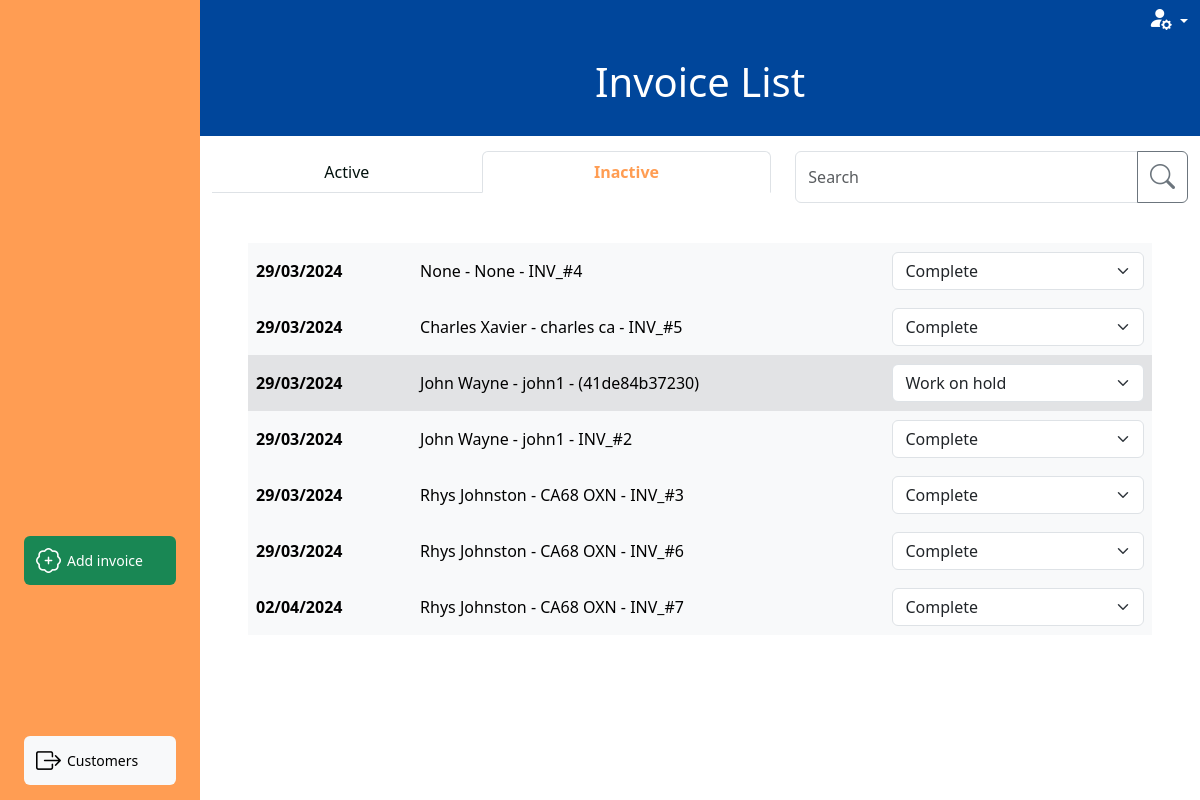
The app's page /invoices/invoice_list?filter=inactive with its own data.
### invoice/models.py (models this page shows, shortened)
class Invoice(models.Model):
    class InvoiceStatus(models.IntegerChoices):
        WORK_ON_HOLD = 1, 'Work on hold'
        OPEN = 2, 'Open'
        READY_FOR_PROCESSING = 3, 'Ready for processing'
        READY_FOR_VERIFICATION = 4, 'Ready for verification'
        SENT_TO_CUSTOMER = 5, 'Sent to customer'
        COMPLETE = 6, 'Complete'
    inv_number = models.CharField(
        max_length=10, null=True, editable=False)
    inv_integer = models.PositiveIntegerField(null=True, editable=False)
    customer = models.ForeignKey(
        Customer, on_delete=models.PROTECT, related_name='invoices',
        blank=True, null=True)
    vehicle = models.ForeignKey(
        Vehicle, on_delete=models.PROTECT, related_name='invoices',
        blank=True, null=True)
    date_in = models.DateTimeField(blank=True, null=True)
    mileage = models.PositiveIntegerField(blank=True, null=True)
    status = models.PositiveSmallIntegerField(
        choices=InvoiceStatus.choices, blank=True, null=True)
    active = models.BooleanField(default=True, blank=True, null=True)
    parts_total = models.PositiveIntegerField(blank=True, null=True)
    labour_total = models.PositiveIntegerField(blank=True, null=True)
    subtotal = models.PositiveIntegerField(blank=True, null=True)
    vat_total = models.PositiveIntegerField(blank=True, null=True)
    grand_total = models.PositiveIntegerField(blank=True, null=True)
    slug = models.SlugField(max_length=100, unique=True, blank=False, null=False)
    unique_id = models.CharField(null=True, blank=True, max_length=100)
    def __str__(self):
        if self.inv_integer:
            result = f'{self.customer} - {self.vehicle} - {self.inv_number}'
        elif self.customer and self.vehicle:
            result = f'{self.customer} - {self.vehicle} - ({self.unique_id})'
        elif self.customer or self.vehicle:
            result = f'{self.customer or self.vehicle} - ({self.unique_id})'
        else:
            result = f'Blank invoice - ({self.unique_id})'
        return result

### customer/models.py (models this page shows, shortened)
class Customer(models.Model):
    class CustomerType(models.IntegerChoices):
        TRADE = 1, 'Trade'
        PRIVATE = 2, 'Private'
    class PaymentTerms(models.IntegerChoices):
        PIA = 1, 'Payment in advance'
        NET_7 = 2, '7 days'
        NET_14 = 3, '14 days'
        NET_30 = 4, '30 days'
        NET_60 = 5, '60 days'
    name = models.CharField(max_length=20, blank=False, null=False)
    friendly_name = models.CharField(max_length=10, blank=True, null=True)
    type = models.PositiveSmallIntegerField(
        choices=CustomerType.choices, blank=True, null=True)
    address_line_1 = models.CharField(max_length=27, blank=True, null=True)
    address_line_2 = models.CharField(max_length=27, blank=True, null=True)
    city_region = models.CharField(max_length=27, blank=True, null=True)
    postcode = models.CharField(max_length=10, blank=True, null=True)
    contact_number_primary = models.CharField(max_length=20, blank=True, null=True)
    email = models.CharField(max_length=20, blank=True, null=True)
    payment_terms = models.PositiveSmallIntegerField(
        choices=PaymentTerms.choices, blank=True, null=True)
    active = models.BooleanField(default=True, blank=True, null=True)
    slug = models.SlugField(max_length=100, unique=True, blank=False, null=False)
    def __str__(self):
        return self.name

class Vehicle(models.Model):
    customer = models.ForeignKey(
        Customer, blank=False, null=False, on_delete=models.CASCADE)
    registration = models.CharField(max_length=10, null=False, blank=False)
    make = models.CharField(max_length=27, blank=True, null=True)
    model = models.CharField(max_length=27, blank=True, null=True)
    active = models.BooleanField(default=True, blank=True, null=True)
    slug = models.SlugField(max_length=100, unique=True, blank=False, null=False)
    def __str__(self):
        return self.registration

### invoice/views.py (the view, shortened to what this page needs)
# urls.py: path('invoice_list', views.invoice_list, name='invoice_list'),
def invoice_list(request):
    create_invoice_form = InvoiceForm(initial={'status': 2})
    invoices = Invoice.objects.all()
    query = None
    filter_mapping = {
        'active': [2, 3, 4],
        'pending': [5,],
        'inactive': [1, 6]
    }
    filter = 'active'
    if request.method == 'GET':
        if 'filter' in request.GET:
            filter = request.GET['filter']
    status_to_filter = filter_mapping.get(filter)
    invoices=invoices.filter(status__in=status_to_filter)
    status_class_map = {
        1: 'secondary',
        2: 'light',
        3: 'success',
        4: 'warning',
        5: 'danger',
        6: 'light'
    }
    context = {
        'create_invoice_form': create_invoice_form,
        'invoices': invoices,
        'search_term': query,
        'filter_status': filter,
        'status_class_map': status_class_map,
        'available_status_map': available_status_full_dict_map
    }
    return render(request, 'invoice/invoice_list.html', context)

### invoice/context_processors.py (called while the page is built)
def user_creds(request):
    return {
        'Mechanic': request.user.groups.filter(name='Mechanic').exists(),
        'Accounts': request.user.groups.filter(name='Accounts').exists(),
        'Foreman': request.user.groups.filter(name='Foreman').exists(),
    }

### invoice/forms.py (called while the page is built)
def add_or_edit_path(slug, type):
    if slug:
        path = reverse('edit_'+type, args=[slug])
    else:
        path = reverse('create_'+type)
    return path

def add_or_edit_modal(slug, type, layout):
    if slug:
        layout
    else:
        layout = Modal(
            layout,
            css_id=type+"_modal",
            title="Add "+type.capitalize(),
            css_class="modal-lg h-100 overflow-y-auto"
        )
    return  layout

    def create_option(self, name, value, label, selected, index, subindex=None, attrs=None):
        option = super().create_option(
            name, value, label, selected, index, subindex=subindex, attrs=attrs)
        try:
            instance = self.choices.queryset.get(pk=value.value)
            option_fk = instance.customer.id
            if option_fk:
                option['attrs']['class'] = option_fk
        except:
            option['attrs']['class'] = 'no_customer'
        return option

### invoice/templatetags/custom_tags.py (called while the page is built)
@register.filter
def get_dict_value(key_to_search, dict):
    return dict.get(key_to_search, {})

@register.filter
def date_uk(value):
    return formats.date_format(value, "d/m/Y")

### invoice/templates/invoice/invoice_list.html (shortened to what this page needs)
{% extends "base_dashboard.html" %}
{% load static %}
{% load crispy_forms_tags %}
{% load custom_tags %}
{% block css %}
{{ block.super }}
<link rel="stylesheet" href="{% static 'invoice/css/invoice.css' %}">
{% endblock %}
{% block page_heading %}Invoice List{% endblock %}
{% block side_menu_action_items %}
<a type="button" data-bs-toggle="modal" data-bs-target="#invoice_modal" class="btn side-menu-link btn-success"><i
        class="bi bi-patch-plus"></i> <span>Add invoice</span></a>
{% endblock side_menu_action_items %}
{% block side_menu_nav_items %}
<a href="{% url 'customer_list' %}" class="btn side-menu-link btn-light"><i
        class="bi bi-box-arrow-right"></i><span>Customers</span></a>
{% endblock side_menu_nav_items %}
{% block filter_search %}
<div class="col-7 d-none d-lg-block mb-4">
    <ul class="nav nav-tabs nav-fill" role="navigation">
        <li class="nav-item">
            <a class="nav-link {% if filter_status == 'active' %}active" aria-current="page" {% else %}" {% endif %}
            href="{% url 'invoice_list' %}">Active</a>
        </li>
        <li class="nav-item">
            <a class="nav-link {% if filter_status == 'inactive' %}active" aria-current="page" {% else %}" {% endif %}
            href="{% url 'invoice_list' %}?filter=inactive">Inactive</a>
        </li>
    </ul>
</div>
<div class="col-lg-5 d-none d-lg-block ">
    <form action="{% url 'invoice_list' %}" method="GET">
        {% include 'includes/searchbar.html' %}
    </form>
</div>
{% endblock %}
{% block dashboard_content %}
<div class="table-responsive">
    <table class="table table-hover align-middle invoice-list-table">
        <tbody>
            {% if invoices %}
                {% for invoice in invoices %}
                    {% with status=invoice.status %}
                        {% if status == 1 and Mechanic or status == 3 and Mechanic %}
                        {% elif status == 4 and not Accounts %}
                        {% else %}
                        <tr class="table-{{ invoice.status|get_dict_value:status_class_map }}">
                            <th scope="row " class="d-none d-lg-table-cell">
                                <a href="{% url 'invoice_summary' invoice.slug %}">{{invoice.date_in|date_uk}}</a>
                            </th>
                            <td class="d-none d-lg-table-cell">
                                <a href="{% url 'invoice_summary' invoice.slug %}">{{invoice}}</a>
                            </td>
                            <td class="d-none d-md-table-cell">
                                <form action="{% url 'invoice_list' %}" method="POST" id="invoice_change_status_{{invoice.pk}}">
                                    <select class="form-select" aria-label="Default select example" onchange="submitForm(this)"
                                        name="status">
                                        <option selected disabled>{{invoice.get_status_display}}</option>
                                    </select>
                                </form>
                            </td>
                        </tr>
                        {% endif %}
                    {% endwith %}
                {% endfor %}
            {% else %}
            <div class="text-center">
                <h5>No results</h5>
            </div>
            {% endif %}
        </tbody>
    </table>
</div>
{% endblock %}

### static/css/base.css (style rules this page uses)
html { height: 100%; overflow: hidden; }
a { color: black; text-decoration: none; }
i { font-size: 25px; }
.side-menu-link { display: flex; align-items: center; font-size: 14px; font-weight: 500; border:none; width: 100%; margin-bottom: 15px; }
.side-menu-link > i { font-size: 25px; margin-right: 6px; }
tr { line-height: 40px; }
th > a, td > a { text-decoration: none; display:block }
.invoice-list-table tr, .invoice-list-table td, .invoice-list-table th, .bottom-row, .bottom-row td { border: none!important; }

### invoice/static/invoice/css/invoice.css (style rules this page uses)
.nav-item .nav-link { color: #03120E; }
.nav-tabs .nav-item .nav-link.active { color: #FF9D53!important; font-weight: 600; }

### records on screen
Invoice: date_in "29/03/2024", inv_integer+customer+vehicle "None - None - INV_#4", status "Complete"
Invoice: date_in "29/03/2024", inv_integer+customer+vehicle "Charles Xavier - charles ca - INV_#5", status "Complete"
Invoice: date_in "29/03/2024", inv_integer+customer+vehicle "John Wayne - john1 - (41de84b37230)", status "Work on hold"
Invoice: date_in "29/03/2024", inv_integer+customer+vehicle "John Wayne - john1 - INV_#2", status "Complete"
Invoice: date_in "29/03/2024", inv_integer+customer+vehicle "Rhys Johnston - CA68 OXN - INV_#3", status "Complete"
Invoice: date_in "29/03/2024", inv_integer+customer+vehicle "Rhys Johnston - CA68 OXN - INV_#6", status "Complete"
Invoice: date_in "02/04/2024", inv_integer+customer+vehicle "Rhys Johnston - CA68 OXN - INV_#7", status "Complete"
